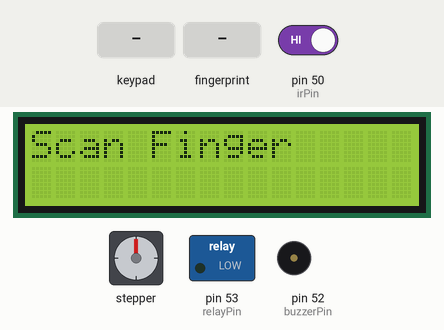
This sketch was run on a simulated Arduino Mega 2560, built with avr-gcc and run on an emulated ATmega2560. Parts: 16×2 character LCD, stepper motor, switched loads named in the sketch (green lamp = pin HIGH), buzzer (waves = sounding, pin HIGH). Inputs (shaded band) come from the test bench; at power-on: pin 50 (irPin) HIGH. Stepper angles assume 200 steps per turn.

Above: at 2.7 s.
2.8 s: keypad keys 1 2 3 4 5 6 # pressed 0.4 s apart
At 5.7 s:
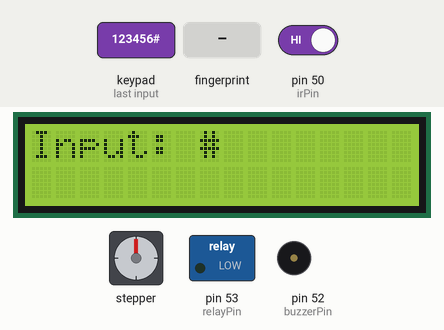
7.1 s: finger stored as number 1 placed on the sensor
At 9.7 s:
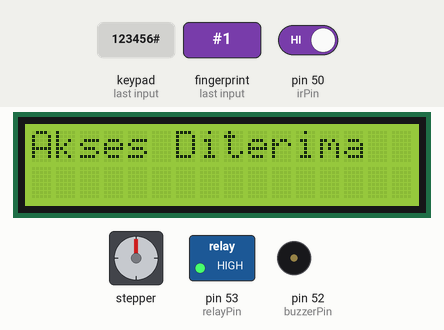
9.8 s: pin 50 (irPin) driven LOW
12.8 s: keypad keys 1 2 3 4 5 6 * pressed 0.4 s apart
At 16.26 s:
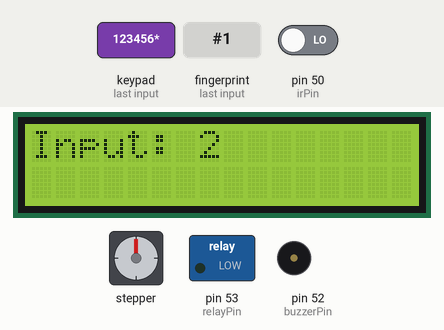
17.1 s: key 'B' pressed
At 18.4 s:
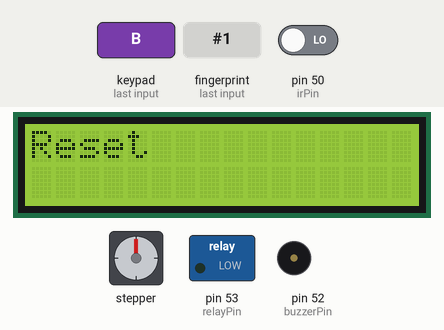
19.4 s: key 'A' pressed
At 20.9 s:
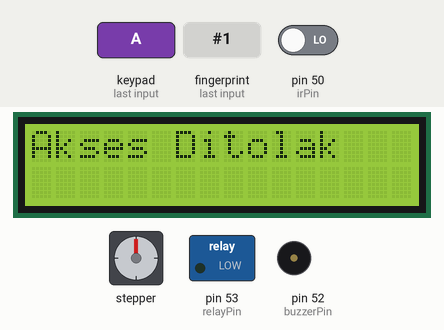
Timing chart, 0 to 22.4 s (numbered marks = the images above; inputs shaded):
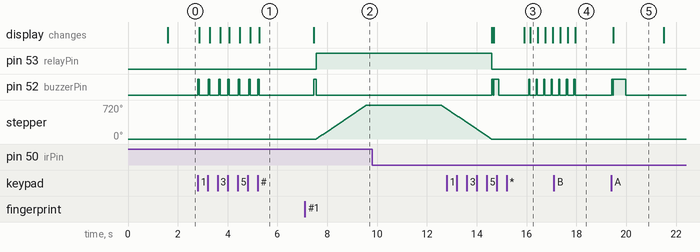

The sketch:

smart-door-lock-system.ino
```cpp
#include <Keypad.h>
#include <Stepper.h>
#include <Adafruit_Fingerprint.h>
#include <Wire.h>
#include <LiquidCrystal_I2C.h>

// ================= SERIAL =================
#define mySerial Serial1
Adafruit_Fingerprint finger = Adafruit_Fingerprint(&mySerial);

// ================= LCD =================
LiquidCrystal_I2C lcd(0x27, 16, 2);

// ================= KEYPAD =================
const byte ROWS = 4;
const byte COLS = 4;

char keys[ROWS][COLS] = {
  {'1','2','3','A'},
  {'4','5','6','B'},
  {'7','8','9','C'},
  {'*','0','#','D'}
};

byte rowPins[ROWS] = {9,8,7,6};
byte colPins[COLS] = {5,4,3,2};

Keypad keypad = Keypad(makeKeymap(keys), rowPins, colPins, ROWS, COLS);

// ================= PASSWORD =================
const int passwordLength = 6;
char password[passwordLength] = {'1','2','3','4','5','6'};
char enteredPassword[passwordLength];
int passwordIndex = 0;

// ================= MOTOR =================
const int stepsPerRevolution = 200;
Stepper stepperMotor(stepsPerRevolution, 10,11,12,13);

// ================= PIN =================
const int relayPin = 53;
const int buzzerPin = 52;
const int irPin = 50;

// ================= STATUS =================
bool doorOpen = false;

// ================= SETUP =================
void setup() {
  Serial.begin(9600);
  mySerial.begin(57600);

  pinMode(relayPin, OUTPUT);
  pinMode(buzzerPin, OUTPUT);
  pinMode(irPin, INPUT_PULLUP);

  digitalWrite(relayPin, LOW);
  digitalWrite(buzzerPin, LOW);

  stepperMotor.setSpeed(60);

  lcd.init();
  lcd.backlight();

  lcd.print("Smart Door Lock");
  delay(1500);

  lcd.clear();
  lcd.print("Scan Finger");

  if (!finger.verifyPassword()) {
    lcd.clear();
    lcd.print("Sensor Error");
    while (1);
  }
}

// ================= LOOP =================
void loop() {
  checkIR();
  checkFingerprint();
  checkKeypad();
}

// ================= IR SENSOR =================
void checkIR() {
  static unsigned long lastTime = 0;

  if (digitalRead(irPin) == LOW && millis() - lastTime > 10000) {
    lastTime = millis();

    lcd.clear();
    lcd.print("Orang Terdeteksi");

    buzz(200);

    delay(1000);

    lcd.clear();
    lcd.print("Scan Finger");
  }
}

// ================= KEYPAD =================
void checkKeypad() {
  char key = keypad.getKey();

  if (key) {
    buzz(50);

    lcd.clear();
    lcd.print("Input: ");
    lcd.print(key);

    if (key == 'A') {
      if (passwordIndex == passwordLength && checkPassword()) {
        accessGranted();
      } else {
        accessDenied();
      }
      resetPassword();
    }

    else if (key == 'B') {
      resetPassword();
      lcd.clear();
      lcd.print("Reset");
    }

    else {
      if (passwordIndex < passwordLength) {
        enteredPassword[passwordIndex++] = key;
      }
    }
  }
}

// ================= PASSWORD =================
bool checkPassword() {
  for (int i = 0; i < passwordLength; i++) {
    if (enteredPassword[i] != password[i]) return false;
  }
  return true;
}

void resetPassword() {
  passwordIndex = 0;
  memset(enteredPassword, 0, sizeof(enteredPassword));
}

// ================= FINGERPRINT =================
void checkFingerprint() {
  uint8_t p = finger.getImage();
  if (p != FINGERPRINT_OK) return;

  p = finger.image2Tz();
  if (p != FINGERPRINT_OK) return;

  p = finger.fingerSearch();

  if (p == FINGERPRINT_OK) {
    accessGranted();
  }
}

// ================= AKSES =================
void accessGranted() {
  lcd.clear();
  lcd.print("Akses Diterima");

  buzz(100);

  openDoor();

  delay(3000);

  closeDoor();

  lcd.clear();
  lcd.print("Scan Finger");
}

void accessDenied() {
  lcd.clear();
  lcd.print("Akses Ditolak");

  buzz(500);

  delay(1500);

  lcd.clear();
  lcd.print("Scan Finger");
}

// ================= MOTOR =================
void openDoor() {
  if (!doorOpen) {
    digitalWrite(relayPin, HIGH);

    stepperMotor.step(stepsPerRevolution * 2); // buka

    doorOpen = true;
  }
}

void closeDoor() {
  if (doorOpen) {
    stepperMotor.step(-stepsPerRevolution * 2); // tutup

    digitalWrite(relayPin, LOW);

    doorOpen = false;
  }
}

// ================= BUZZER =================
void buzz(int duration) {
  digitalWrite(buzzerPin, HIGH);
  delay(duration);
  digitalWrite(buzzerPin, LOW);
}
```

Measured:
- after the input at 2.8 s, pin 52 (buzzerPin): alternates HIGH for 0.05 s and LOW for 0.37 s, 14 changes in all, then stays LOW, starting at once; the display: first changes after 0.06 s (image 1 shows a later state)
- after the input at 7.1 s, pin 53 (relayPin): LOW → HIGH after 0.47 s; pin 52 (buzzerPin): LOW → HIGH after 0.37 s, → LOW 0.10 s later; stepper: keeps turning clockwise at about 361°/s, starting after 0.47 s; the display: changes after 0.37 s (image 2)
- after the input at 17.1 s, the display: first differs from a run without the input after 0.86 s (image 4)
- after the input at 19.4 s, pin 52 (buzzerPin): LOW → HIGH at once, → LOW 0.05 s later, → HIGH 0.03 s later, → LOW 0.50 s later; the display: changes after 0.09 s (image 5)
- what the display in image 5 shows lasts 2.0 s, from 19.5 s to 21.5 s
